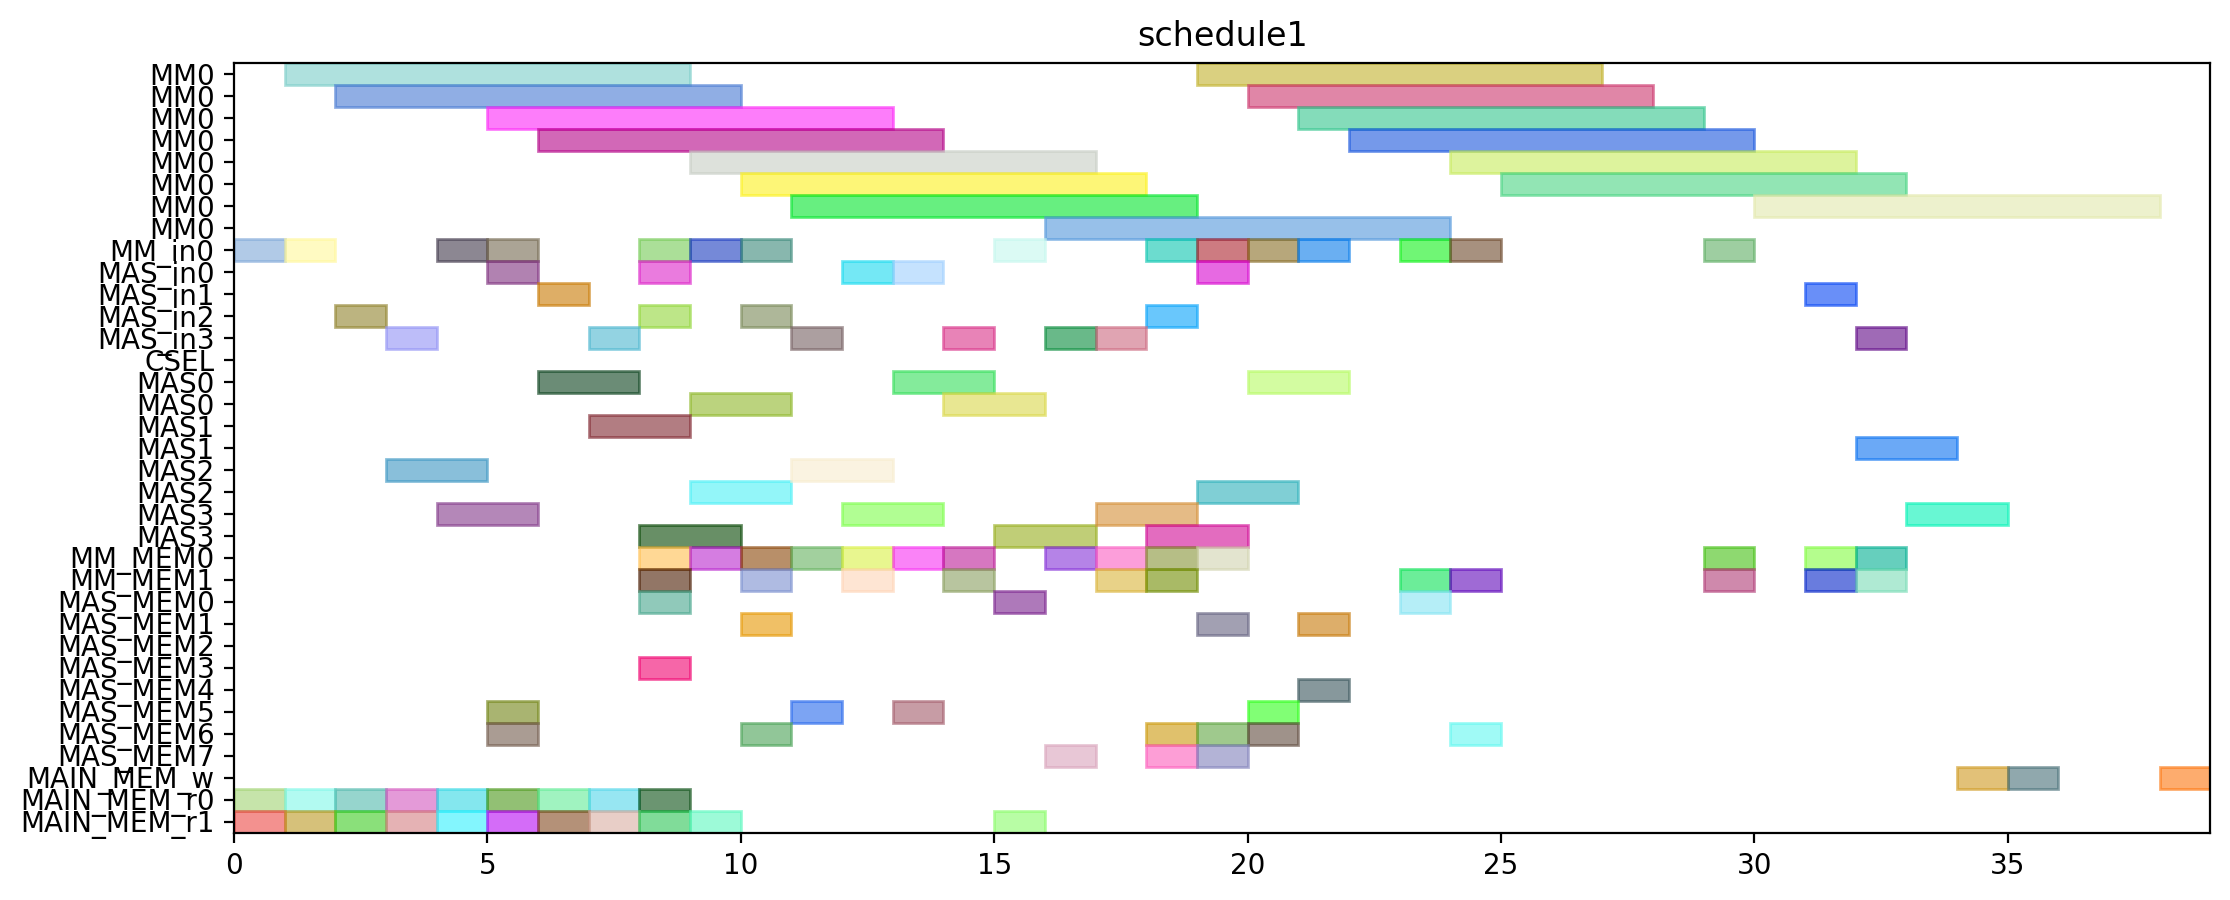

Reproduce this figure in Python.
from pyschedule import Scenario, solvers, plotters, alt


def solve():
	horizon = 150
	S = Scenario("schedule1", horizon=horizon)

	# resource
	MM = S.Resources('MM', num=1, size=8)
	MM_in = S.Resources('MM_in', num=1)
	MAS_in = S.Resources('MAS_in', num=4)
	CSEL = S.Resource('CSEL')
	MAS = S.Resources('MAS', num=4, size=2, periods=range(1, horizon))
	MM_MEM = S.Resources('MM_MEM', num=2)
	MAS_MEM = S.Resources('MAS_MEM', num=8)
	MAIN_MEM_w = S.Resource('MAIN_MEM_w', size=1)
	MAIN_MEM_r = S.Resources('MAIN_MEM_r', num=2)

	# result of previous scheduling
	t0_in = S.Task('t0_in', length=1, delay_cost=1)
	S += t0_in >= 0
	t0_in += MM_in[0]

	t0_mem0 = S.Task('t0_mem0', length=1, delay_cost=1)
	S += t0_mem0 >= 0
	t0_mem0 += MAIN_MEM_r[0]

	t0_mem1 = S.Task('t0_mem1', length=1, delay_cost=1)
	S += t0_mem1 >= 0
	t0_mem1 += MAIN_MEM_r[1]

	t0 = S.Task('t0', length=8, delay_cost=1)
	S += t0 >= 1
	t0 += MM[0]

	t2_in = S.Task('t2_in', length=1, delay_cost=1)
	S += t2_in >= 1
	t2_in += MM_in[0]

	t2_mem0 = S.Task('t2_mem0', length=1, delay_cost=1)
	S += t2_mem0 >= 1
	t2_mem0 += MAIN_MEM_r[0]

	t2_mem1 = S.Task('t2_mem1', length=1, delay_cost=1)
	S += t2_mem1 >= 1
	t2_mem1 += MAIN_MEM_r[1]

	t14_in = S.Task('t14_in', length=1, delay_cost=1)
	S += t14_in >= 2
	t14_in += MAS_in[2]

	t14_mem0 = S.Task('t14_mem0', length=1, delay_cost=1)
	S += t14_mem0 >= 2
	t14_mem0 += MAIN_MEM_r[0]

	t14_mem1 = S.Task('t14_mem1', length=1, delay_cost=1)
	S += t14_mem1 >= 2
	t14_mem1 += MAIN_MEM_r[1]

	t2 = S.Task('t2', length=8, delay_cost=1)
	S += t2 >= 2
	t2 += MM[0]

	t13_in = S.Task('t13_in', length=1, delay_cost=1)
	S += t13_in >= 3
	t13_in += MAS_in[3]

	t13_mem0 = S.Task('t13_mem0', length=1, delay_cost=1)
	S += t13_mem0 >= 3
	t13_mem0 += MAIN_MEM_r[0]

	t13_mem1 = S.Task('t13_mem1', length=1, delay_cost=1)
	S += t13_mem1 >= 3
	t13_mem1 += MAIN_MEM_r[1]

	t14 = S.Task('t14', length=2, delay_cost=1)
	S += t14 >= 3
	t14 += MAS[2]

	t13 = S.Task('t13', length=2, delay_cost=1)
	S += t13 >= 4
	t13 += MAS[3]

	t1_in = S.Task('t1_in', length=1, delay_cost=1)
	S += t1_in >= 4
	t1_in += MM_in[0]

	t1_mem0 = S.Task('t1_mem0', length=1, delay_cost=1)
	S += t1_mem0 >= 4
	t1_mem0 += MAIN_MEM_r[0]

	t1_mem1 = S.Task('t1_mem1', length=1, delay_cost=1)
	S += t1_mem1 >= 4
	t1_mem1 += MAIN_MEM_r[1]

	t1 = S.Task('t1', length=8, delay_cost=1)
	S += t1 >= 5
	t1 += MM[0]

	t15_in = S.Task('t15_in', length=1, delay_cost=1)
	S += t15_in >= 5
	t15_in += MM_in[0]

	t15_mem0 = S.Task('t15_mem0', length=1, delay_cost=1)
	S += t15_mem0 >= 5
	t15_mem0 += MAS_MEM[6]

	t15_mem1 = S.Task('t15_mem1', length=1, delay_cost=1)
	S += t15_mem1 >= 5
	t15_mem1 += MAS_MEM[5]

	t3_in = S.Task('t3_in', length=1, delay_cost=1)
	S += t3_in >= 5
	t3_in += MAS_in[0]

	t3_mem0 = S.Task('t3_mem0', length=1, delay_cost=1)
	S += t3_mem0 >= 5
	t3_mem0 += MAIN_MEM_r[0]

	t3_mem1 = S.Task('t3_mem1', length=1, delay_cost=1)
	S += t3_mem1 >= 5
	t3_mem1 += MAIN_MEM_r[1]

	t15 = S.Task('t15', length=8, delay_cost=1)
	S += t15 >= 6
	t15 += MM[0]

	t3 = S.Task('t3', length=2, delay_cost=1)
	S += t3 >= 6
	t3 += MAS[0]

	t4_in = S.Task('t4_in', length=1, delay_cost=1)
	S += t4_in >= 6
	t4_in += MAS_in[1]

	t4_mem0 = S.Task('t4_mem0', length=1, delay_cost=1)
	S += t4_mem0 >= 6
	t4_mem0 += MAIN_MEM_r[0]

	t4_mem1 = S.Task('t4_mem1', length=1, delay_cost=1)
	S += t4_mem1 >= 6
	t4_mem1 += MAIN_MEM_r[1]

	t4 = S.Task('t4', length=2, delay_cost=1)
	S += t4 >= 7
	t4 += MAS[1]

	t8_in = S.Task('t8_in', length=1, delay_cost=1)
	S += t8_in >= 7
	t8_in += MAS_in[3]

	t8_mem0 = S.Task('t8_mem0', length=1, delay_cost=1)
	S += t8_mem0 >= 7
	t8_mem0 += MAIN_MEM_r[0]

	t8_mem1 = S.Task('t8_mem1', length=1, delay_cost=1)
	S += t8_mem1 >= 7
	t8_mem1 += MAIN_MEM_r[1]

	t18_in = S.Task('t18_in', length=1, delay_cost=1)
	S += t18_in >= 8
	t18_in += MAS_in[2]

	t18_mem0 = S.Task('t18_mem0', length=1, delay_cost=1)
	S += t18_mem0 >= 8
	t18_mem0 += MM_MEM[0]

	t18_mem1 = S.Task('t18_mem1', length=1, delay_cost=1)
	S += t18_mem1 >= 8
	t18_mem1 += MM_MEM[1]

	t5_in = S.Task('t5_in', length=1, delay_cost=1)
	S += t5_in >= 8
	t5_in += MM_in[0]

	t5_mem0 = S.Task('t5_mem0', length=1, delay_cost=1)
	S += t5_mem0 >= 8
	t5_mem0 += MAS_MEM[0]

	t5_mem1 = S.Task('t5_mem1', length=1, delay_cost=1)
	S += t5_mem1 >= 8
	t5_mem1 += MAS_MEM[3]

	t8 = S.Task('t8', length=2, delay_cost=1)
	S += t8 >= 8
	t8 += MAS[3]

	t9_in = S.Task('t9_in', length=1, delay_cost=1)
	S += t9_in >= 8
	t9_in += MAS_in[0]

	t9_mem0 = S.Task('t9_mem0', length=1, delay_cost=1)
	S += t9_mem0 >= 8
	t9_mem0 += MAIN_MEM_r[0]

	t9_mem1 = S.Task('t9_mem1', length=1, delay_cost=1)
	S += t9_mem1 >= 8
	t9_mem1 += MAIN_MEM_r[1]

	t18 = S.Task('t18', length=2, delay_cost=1)
	S += t18 >= 9
	t18 += MAS[2]

	t20_in = S.Task('t20_in', length=1, delay_cost=1)
	S += t20_in >= 9
	t20_in += MM_in[0]

	t20_mem0 = S.Task('t20_mem0', length=1, delay_cost=1)
	S += t20_mem0 >= 9
	t20_mem0 += MM_MEM[0]

	t20_mem1 = S.Task('t20_mem1', length=1, delay_cost=1)
	S += t20_mem1 >= 9
	t20_mem1 += MAIN_MEM_r[1]

	t5 = S.Task('t5', length=8, delay_cost=1)
	S += t5 >= 9
	t5 += MM[0]

	t9 = S.Task('t9', length=2, delay_cost=1)
	S += t9 >= 9
	t9 += MAS[0]

	t10_in = S.Task('t10_in', length=1, delay_cost=1)
	S += t10_in >= 10
	t10_in += MM_in[0]

	t10_mem0 = S.Task('t10_mem0', length=1, delay_cost=1)
	S += t10_mem0 >= 10
	t10_mem0 += MAS_MEM[6]

	t10_mem1 = S.Task('t10_mem1', length=1, delay_cost=1)
	S += t10_mem1 >= 10
	t10_mem1 += MAS_MEM[1]

	t16_in = S.Task('t16_in', length=1, delay_cost=1)
	S += t16_in >= 10
	t16_in += MAS_in[2]

	t16_mem0 = S.Task('t16_mem0', length=1, delay_cost=1)
	S += t16_mem0 >= 10
	t16_mem0 += MM_MEM[0]

	t16_mem1 = S.Task('t16_mem1', length=1, delay_cost=1)
	S += t16_mem1 >= 10
	t16_mem1 += MM_MEM[1]

	t20 = S.Task('t20', length=8, delay_cost=1)
	S += t20 >= 10
	t20 += MM[0]

	t10 = S.Task('t10', length=8, delay_cost=1)
	S += t10 >= 11
	t10 += MM[0]

	t16 = S.Task('t16', length=2, delay_cost=1)
	S += t16 >= 11
	t16 += MAS[2]

	t19_in = S.Task('t19_in', length=1, delay_cost=1)
	S += t19_in >= 11
	t19_in += MAS_in[3]

	t19_mem0 = S.Task('t19_mem0', length=1, delay_cost=1)
	S += t19_mem0 >= 11
	t19_mem0 += MM_MEM[0]

	t19_mem1 = S.Task('t19_mem1', length=1, delay_cost=1)
	S += t19_mem1 >= 11
	t19_mem1 += MAS_MEM[5]

	t11_in = S.Task('t11_in', length=1, delay_cost=1)
	S += t11_in >= 12
	t11_in += MAS_in[0]

	t11_mem0 = S.Task('t11_mem0', length=1, delay_cost=1)
	S += t11_mem0 >= 12
	t11_mem0 += MM_MEM[0]

	t11_mem1 = S.Task('t11_mem1', length=1, delay_cost=1)
	S += t11_mem1 >= 12
	t11_mem1 += MM_MEM[1]

	t19 = S.Task('t19', length=2, delay_cost=1)
	S += t19 >= 12
	t19 += MAS[3]

	t11 = S.Task('t11', length=2, delay_cost=1)
	S += t11 >= 13
	t11 += MAS[0]

	t17_in = S.Task('t17_in', length=1, delay_cost=1)
	S += t17_in >= 13
	t17_in += MAS_in[0]

	t17_mem0 = S.Task('t17_mem0', length=1, delay_cost=1)
	S += t17_mem0 >= 13
	t17_mem0 += MM_MEM[0]

	t17_mem1 = S.Task('t17_mem1', length=1, delay_cost=1)
	S += t17_mem1 >= 13
	t17_mem1 += MAS_MEM[5]

	t17 = S.Task('t17', length=2, delay_cost=1)
	S += t17 >= 14
	t17 += MAS[0]

	t6_in = S.Task('t6_in', length=1, delay_cost=1)
	S += t6_in >= 14
	t6_in += MAS_in[3]

	t6_mem0 = S.Task('t6_mem0', length=1, delay_cost=1)
	S += t6_mem0 >= 14
	t6_mem0 += MM_MEM[0]

	t6_mem1 = S.Task('t6_mem1', length=1, delay_cost=1)
	S += t6_mem1 >= 14
	t6_mem1 += MM_MEM[1]

	t23_in = S.Task('t23_in', length=1, delay_cost=1)
	S += t23_in >= 15
	t23_in += MM_in[0]

	t23_mem0 = S.Task('t23_mem0', length=1, delay_cost=1)
	S += t23_mem0 >= 15
	t23_mem0 += MAS_MEM[0]

	t23_mem1 = S.Task('t23_mem1', length=1, delay_cost=1)
	S += t23_mem1 >= 15
	t23_mem1 += MAIN_MEM_r[1]

	t6 = S.Task('t6', length=2, delay_cost=1)
	S += t6 >= 15
	t6 += MAS[3]

	t23 = S.Task('t23', length=8, delay_cost=1)
	S += t23 >= 16
	t23 += MM[0]

	t7_in = S.Task('t7_in', length=1, delay_cost=1)
	S += t7_in >= 16
	t7_in += MAS_in[3]

	t7_mem0 = S.Task('t7_mem0', length=1, delay_cost=1)
	S += t7_mem0 >= 16
	t7_mem0 += MM_MEM[0]

	t7_mem1 = S.Task('t7_mem1', length=1, delay_cost=1)
	S += t7_mem1 >= 16
	t7_mem1 += MAS_MEM[7]

	t22_in = S.Task('t22_in', length=1, delay_cost=1)
	S += t22_in >= 17
	t22_in += MAS_in[3]

	t22_mem0 = S.Task('t22_mem0', length=1, delay_cost=1)
	S += t22_mem0 >= 17
	t22_mem0 += MM_MEM[0]

	t22_mem1 = S.Task('t22_mem1', length=1, delay_cost=1)
	S += t22_mem1 >= 17
	t22_mem1 += MM_MEM[1]

	t7 = S.Task('t7', length=2, delay_cost=1)
	S += t7 >= 17
	t7 += MAS[3]

	t21_in = S.Task('t21_in', length=1, delay_cost=1)
	S += t21_in >= 18
	t21_in += MAS_in[2]

	t21_mem0 = S.Task('t21_mem0', length=1, delay_cost=1)
	S += t21_mem0 >= 18
	t21_mem0 += MM_MEM[0]

	t21_mem1 = S.Task('t21_mem1', length=1, delay_cost=1)
	S += t21_mem1 >= 18
	t21_mem1 += MM_MEM[1]

	t22 = S.Task('t22', length=2, delay_cost=1)
	S += t22 >= 18
	t22 += MAS[3]

	t28_in = S.Task('t28_in', length=1, delay_cost=1)
	S += t28_in >= 18
	t28_in += MM_in[0]

	t28_mem0 = S.Task('t28_mem0', length=1, delay_cost=1)
	S += t28_mem0 >= 18
	t28_mem0 += MAS_MEM[6]

	t28_mem1 = S.Task('t28_mem1', length=1, delay_cost=1)
	S += t28_mem1 >= 18
	t28_mem1 += MAS_MEM[7]

	t12_in = S.Task('t12_in', length=1, delay_cost=1)
	S += t12_in >= 19
	t12_in += MAS_in[0]

	t12_mem0 = S.Task('t12_mem0', length=1, delay_cost=1)
	S += t12_mem0 >= 19
	t12_mem0 += MM_MEM[0]

	t12_mem1 = S.Task('t12_mem1', length=1, delay_cost=1)
	S += t12_mem1 >= 19
	t12_mem1 += MAS_MEM[1]

	t21 = S.Task('t21', length=2, delay_cost=1)
	S += t21 >= 19
	t21 += MAS[2]

	t25_in = S.Task('t25_in', length=1, delay_cost=1)
	S += t25_in >= 19
	t25_in += MM_in[0]

	t25_mem0 = S.Task('t25_mem0', length=1, delay_cost=1)
	S += t25_mem0 >= 19
	t25_mem0 += MAS_MEM[6]

	t25_mem1 = S.Task('t25_mem1', length=1, delay_cost=1)
	S += t25_mem1 >= 19
	t25_mem1 += MAS_MEM[7]

	t28 = S.Task('t28', length=8, delay_cost=1)
	S += t28 >= 19
	t28 += MM[0]

	t12 = S.Task('t12', length=2, delay_cost=1)
	S += t12 >= 20
	t12 += MAS[0]

	t25 = S.Task('t25', length=8, delay_cost=1)
	S += t25 >= 20
	t25 += MM[0]

	t27_in = S.Task('t27_in', length=1, delay_cost=1)
	S += t27_in >= 20
	t27_in += MM_in[0]

	t27_mem0 = S.Task('t27_mem0', length=1, delay_cost=1)
	S += t27_mem0 >= 20
	t27_mem0 += MAS_MEM[6]

	t27_mem1 = S.Task('t27_mem1', length=1, delay_cost=1)
	S += t27_mem1 >= 20
	t27_mem1 += MAS_MEM[5]

	t27 = S.Task('t27', length=8, delay_cost=1)
	S += t27 >= 21
	t27 += MM[0]

	t29_in = S.Task('t29_in', length=1, delay_cost=1)
	S += t29_in >= 21
	t29_in += MM_in[0]

	t29_mem0 = S.Task('t29_mem0', length=1, delay_cost=1)
	S += t29_mem0 >= 21
	t29_mem0 += MAS_MEM[4]

	t29_mem1 = S.Task('t29_mem1', length=1, delay_cost=1)
	S += t29_mem1 >= 21
	t29_mem1 += MAS_MEM[1]

	t29 = S.Task('t29', length=8, delay_cost=1)
	S += t29 >= 22
	t29 += MM[0]


	# new tasks
	t24 = S.Task('t24', length=8, delay_cost=1)
	t24 += alt(MM)
	t24_in = S.Task('t24_in', length=1, delay_cost=1)
	t24_in += alt(MM_in)
	S += t24_in*MM_in[0]<=t24*MM[0]
	t24_mem0 = S.Task('t24_mem0', length=1, delay_cost=1)
	t24_mem0 += MAS_MEM[0]
	S += 21 < t24_mem0
	S += t24_mem0 <= t24

	t24_mem1 = S.Task('t24_mem1', length=1, delay_cost=1)
	t24_mem1 += MM_MEM[1]
	S += 23 < t24_mem1
	S += t24_mem1 <= t24

	t26 = S.Task('t26', length=8, delay_cost=1)
	t26 += alt(MM)
	t26_in = S.Task('t26_in', length=1, delay_cost=1)
	t26_in += alt(MM_in)
	S += t26_in*MM_in[0]<=t26*MM[0]
	t26_mem0 = S.Task('t26_mem0', length=1, delay_cost=1)
	t26_mem0 += MAS_MEM[6]
	S += 13 < t26_mem0
	S += t26_mem0 <= t26

	t26_mem1 = S.Task('t26_mem1', length=1, delay_cost=1)
	t26_mem1 += MM_MEM[1]
	S += 23 < t26_mem1
	S += t26_mem1 <= t26

	PZ_new = S.Task('PZ_new', length=8, delay_cost=1)
	PZ_new += alt(MM)
	PZ_new_in = S.Task('PZ_new_in', length=1, delay_cost=1)
	PZ_new_in += alt(MM_in)
	S += PZ_new_in*MM_in[0]<=PZ_new*MM[0]
	S += 0<PZ_new

	PZ_new_w = S.Task('PZ_new_w', length=1, delay_cost=1)
	PZ_new_w += alt(MAIN_MEM_w)
	S += PZ_new <= PZ_new_w

	PZ_new_mem0 = S.Task('PZ_new_mem0', length=1, delay_cost=1)
	PZ_new_mem0 += MM_MEM[0]
	S += 29 < PZ_new_mem0
	S += PZ_new_mem0 <= PZ_new

	PZ_new_mem1 = S.Task('PZ_new_mem1', length=1, delay_cost=1)
	PZ_new_mem1 += MM_MEM[1]
	S += 26 < PZ_new_mem1
	S += PZ_new_mem1 <= PZ_new

	PX_new = S.Task('PX_new', length=2, delay_cost=1)
	PX_new += alt(MAS)
	PX_new_in = S.Task('PX_new_in', length=1, delay_cost=1)
	PX_new_in += alt(MAS_in)
	S += PX_new_in*MAS_in[0]<=PX_new*MAS[0]

	S += PX_new_in*MAS_in[1]<=PX_new*MAS[1]

	S += PX_new_in*MAS_in[2]<=PX_new*MAS[2]

	S += PX_new_in*MAS_in[3]<=PX_new*MAS[3]

	S += 0<PX_new

	PX_new_w = S.Task('PX_new_w', length=1, delay_cost=1)
	PX_new_w += alt(MAIN_MEM_w)
	S += PX_new <= PX_new_w

	PX_new_mem0 = S.Task('PX_new_mem0', length=1, delay_cost=1)
	PX_new_mem0 += MM_MEM[0]
	S += 27 < PX_new_mem0
	S += PX_new_mem0 <= PX_new

	PX_new_mem1 = S.Task('PX_new_mem1', length=1, delay_cost=1)
	PX_new_mem1 += alt(MM_MEM)
	S += (t24*MM[0])-1 < PX_new_mem1*MM_MEM[1]
	S += PX_new_mem1 <= PX_new

	PY_new = S.Task('PY_new', length=2, delay_cost=1)
	PY_new += alt(MAS)
	PY_new_in = S.Task('PY_new_in', length=1, delay_cost=1)
	PY_new_in += alt(MAS_in)
	S += PY_new_in*MAS_in[0]<=PY_new*MAS[0]

	S += PY_new_in*MAS_in[1]<=PY_new*MAS[1]

	S += PY_new_in*MAS_in[2]<=PY_new*MAS[2]

	S += PY_new_in*MAS_in[3]<=PY_new*MAS[3]

	S += 0<PY_new

	PY_new_w = S.Task('PY_new_w', length=1, delay_cost=1)
	PY_new_w += alt(MAIN_MEM_w)
	S += PY_new <= PY_new_w

	PY_new_mem0 = S.Task('PY_new_mem0', length=1, delay_cost=1)
	PY_new_mem0 += MM_MEM[0]
	S += 28 < PY_new_mem0
	S += PY_new_mem0 <= PY_new

	PY_new_mem1 = S.Task('PY_new_mem1', length=1, delay_cost=1)
	PY_new_mem1 += alt(MM_MEM)
	S += (t26*MM[0])-1 < PY_new_mem1*MM_MEM[1]
	S += PY_new_mem1 <= PY_new

	solvers.mip.solve(S,msg=1,kind='CPLEX',ratio_gap=1.01)

	solution = [['hoge']*len(S.solution()[1]) for i in range(len(S.solution()))]
	for i in range(len(S.solution())):
		for j in range(len(S.solution()[i])):
			solution[i][j]=str(S.solution()[i][j])
	print(solution)

	cycles = int(solution[-1][3])

	pic_file_name = "/home/mfukuda/ABE/multiRAM_multiMAS_16mux/scheduling_result/stage8MM1_stage2MAS4/EP_ADD_A_0/schedule1.png"
	if(S.solution() != []):
		plotters.matplotlib.plot(S,img_filename=pic_file_name, show_task_labels=False, fig_size=(cycles*0.25+3, 5))

	return solution
